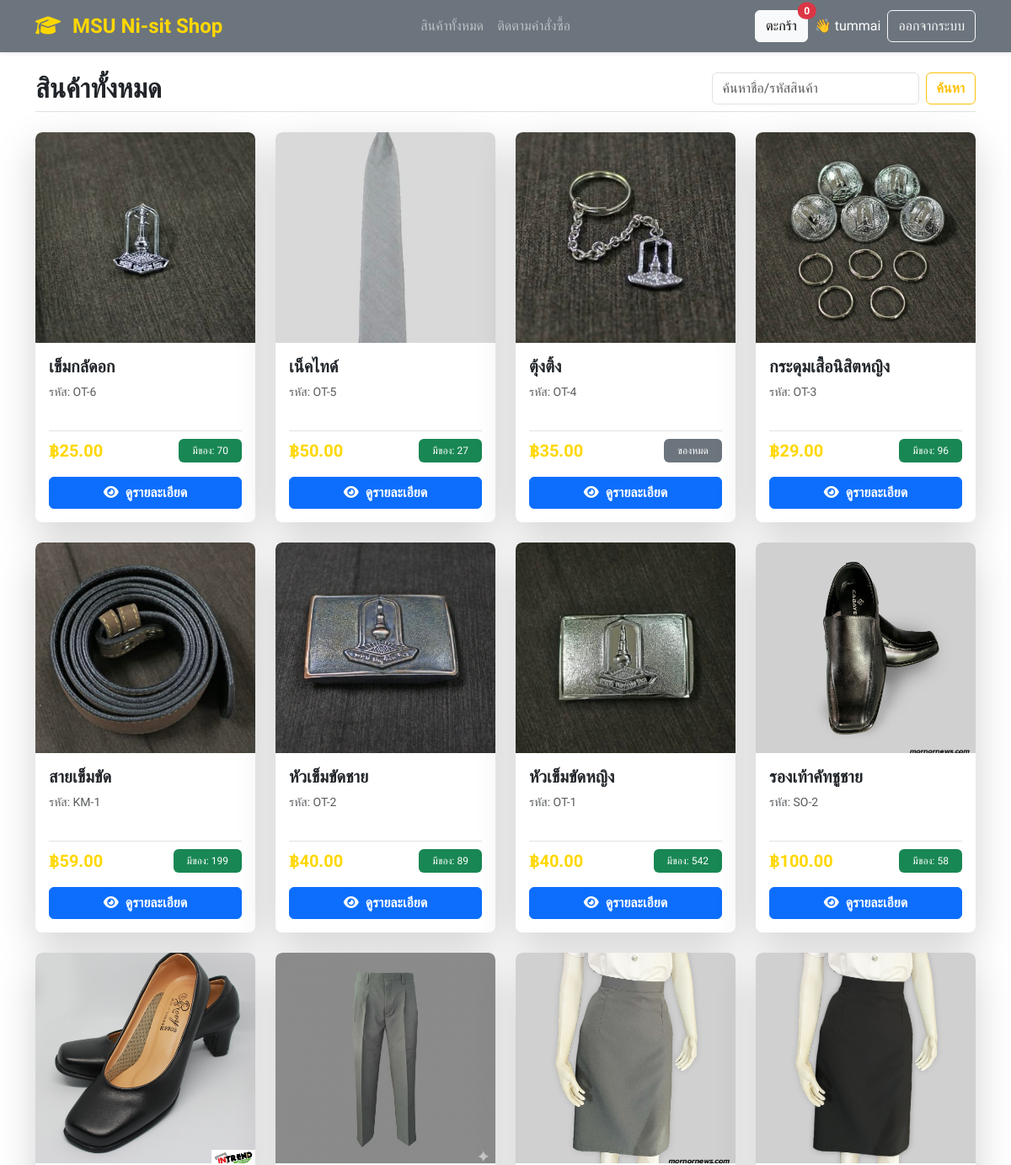
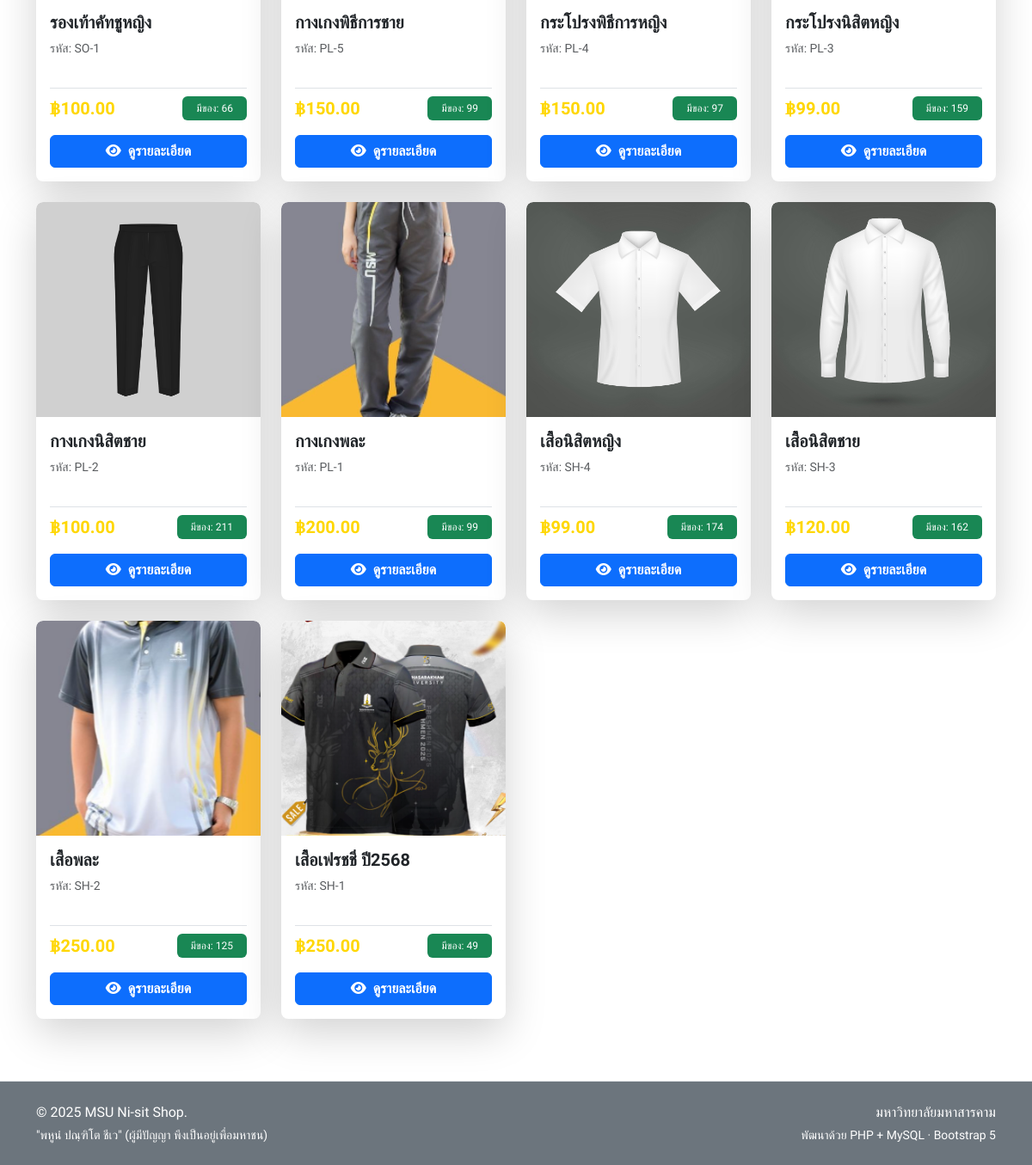
The app's page /products.php (signed in) with its own data (2 pictures, top to bottom).
### tables this page shows
CREATE TABLE `products` (
  `id` int(11) NOT NULL,
  `sku` varchar(50) DEFAULT NULL,
  `name` varchar(150) NOT NULL,
  `description` text DEFAULT NULL,
  `price` decimal(10,2) NOT NULL DEFAULT 0.00,
  `stock` int(11) NOT NULL DEFAULT 0,
  `expected_restock_date` date DEFAULT NULL,
  `image` varchar(255) DEFAULT NULL,
  `is_active` tinyint(1) NOT NULL DEFAULT 1,
  `created_at` timestamp NOT NULL DEFAULT current_timestamp(),
  `updated_at` timestamp NOT NULL DEFAULT current_timestamp() ON UPDATE current_timestamp()
);

### functions.php (called while the page is built, shortened)
<?php
function money($n) { return number_format((float)$n, 2); }
function base_url($path = '') {
    return rtrim(BASE_URL, '/') . '/' . ltrim($path, '/');
}

### products.php (the view, shortened to what this page needs)
<?php if (!isset($pdo)) require_once __DIR__ . '/db.php';
if (!isset($in_page_embed)) { $standalone = true; require_once __DIR__ . '/partials/header.php'; }
$kw = isset($_GET['q']) ? trim($_GET['q']) : '';
$sql = "SELECT * FROM products WHERE is_active=1 AND (name LIKE :kw OR sku LIKE :kw) ORDER BY id DESC";
$stmt = $pdo->prepare($sql);
$stmt->execute([':kw' => "%$kw%"]);
$rows = $stmt->fetchAll();
?>
<div class="d-flex justify-content-between align-items-center mb-4 pb-2 border-bottom">
    <h2 class="mb-0 text-dark fw-bold">สินค้าทั้งหมด</h2>
    <form class="d-flex" method="get">
        <input class="form-control me-2" type="search" name="q" placeholder="ค้นหาชื่อ/รหัสสินค้า" value="<?= htmlspecialchars($kw) ?>">
        <button class="btn btn-outline-warning fw-bold" type="submit">ค้นหา</button>
    </form>
</div>
<div class="row g-4">
<?php
foreach ($rows as $p): ?>
    <div class="col-12 col-sm-6 col-md-4 col-lg-3">
        <div class="card h-100 shadow-lg border-0 rounded-3 overflow-hidden">
            <img src="<?= $p['image'] ? base_url('uploads/'.$p['image']) : base_url('assets/no-image.png') ?>"
                class="card-img-top-fixed"
                alt="<?= htmlspecialchars($p['name']) ?>"
                onerror="this.onerror=null;this.src='<?= base_url('assets/no-image.png') ?>';"
            >
            <div class="card-body d-flex flex-column">
                <div class="card-body-content">
                    <h5 class="card-title fw-bold text-truncate" title="<?= htmlspecialchars($p['name']) ?>"><?= htmlspecialchars($p['name']) ?></h5>
                    <p class="card-text small text-muted">รหัส: <?= htmlspecialchars($p['sku']) ?></p>
                </div>
                <div class="d-flex justify-content-between align-items-center mt-2 pt-2 border-top">
                    <span class="fw-bold price-text">฿<?= money($p['price']) ?></span>
                    <?php if ((int)$p['stock'] > 0): ?>
                        <span class="badge bg-success py-2 px-3 fw-normal">มีของ: <?= (int)$p['stock'] ?></span>
                    <?php else: ?>
                        <span class="badge bg-secondary py-2 px-3 fw-normal">ของหมด
                        </span>
                    <?php endif; ?>
                </div>
                <a href="product.php?id=<?= $p['id'] ?>" class="btn btn-primary mt-3 w-100 fw-bold">
                    <i class="fa-solid fa-eye me-1"></i> ดูรายละเอียด
                </a>
            </div>
        </div>
    </div>
<?php endforeach; ?>
</div>
<?php if (!empty($standalone)) require_once __DIR__ . '/partials/footer.php'; ?>

### products.php (style rules this page uses)
.card-img-top-fixed { width: 100%; height: 250px; object-fit: cover; border-radius: 0.5rem 0.5rem 0 0 !important; }
.card-body-content { min-height: 80px; }
.price-text { color: #FFD700; font-size: 1.25rem; }

### records on screen
products: image+name (picture), name "เข็มกลัดอก", sku "OT-6", price "25.00", stock "70"
products: image+name (picture), name "เน็คไทด์", sku "OT-5", price "50.00", stock "27"
products: image+name (picture), name "ตุ้งติ้ง", sku "OT-4", price "35.00", stock "ของหมด"
products: image+name (picture), name "กระดุมเสื้อนิสิตหญิง", sku "OT-3", price "29.00", stock "96"
products: image+name (picture), name "สายเข็มขัด", sku "KM-1", price "59.00", stock "199"
products: image+name (picture), name "หัวเข็มขัดชาย", sku "OT-2", price "40.00", stock "89"
products: image+name (picture), name "หัวเข็มขัดหญิง", sku "OT-1", price "40.00", stock "542"
products: image+name (picture), name "รองเท้าคัทชูชาย", sku "SO-2", price "100.00", stock "58"
products: image+name (picture), name "รองเท้าคัทชูหญิง", sku "SO-1", price "100.00", stock "66"
products: image+name (picture), name "กางเกงพิธีการชาย", sku "PL-5", price "150.00", stock "99"
products: image+name (picture), name "กระโปรงพิธีการหญิง", sku "PL-4", price "150.00", stock "97"
products: image+name (picture), name "กระโปรงนิสิตหญิง", sku "PL-3", price "99.00", stock "159"
products: image+name (picture), name "กางเกงนิสิตชาย", sku "PL-2", price "100.00", stock "211"
products: image+name (picture), name "กางเกงพละ", sku "PL-1", price "200.00", stock "99"
products: image+name (picture), name "เสื้อนิสิตหญิง", sku "SH-4", price "99.00", stock "174"
products: image+name (picture), name "เสื้อนิสิตชาย", sku "SH-3", price "120.00", stock "162"
products: image+name (picture), name "เสื้อพละ", sku "SH-2", price "250.00", stock "125"
products: image (picture), name "เสื้อเฟรชชี่ ปี2568", sku "SH-1", price "250.00", stock "49"

### other values on screen
cart_count() "0"
$_SESSION['user']['name'] "tummai"
